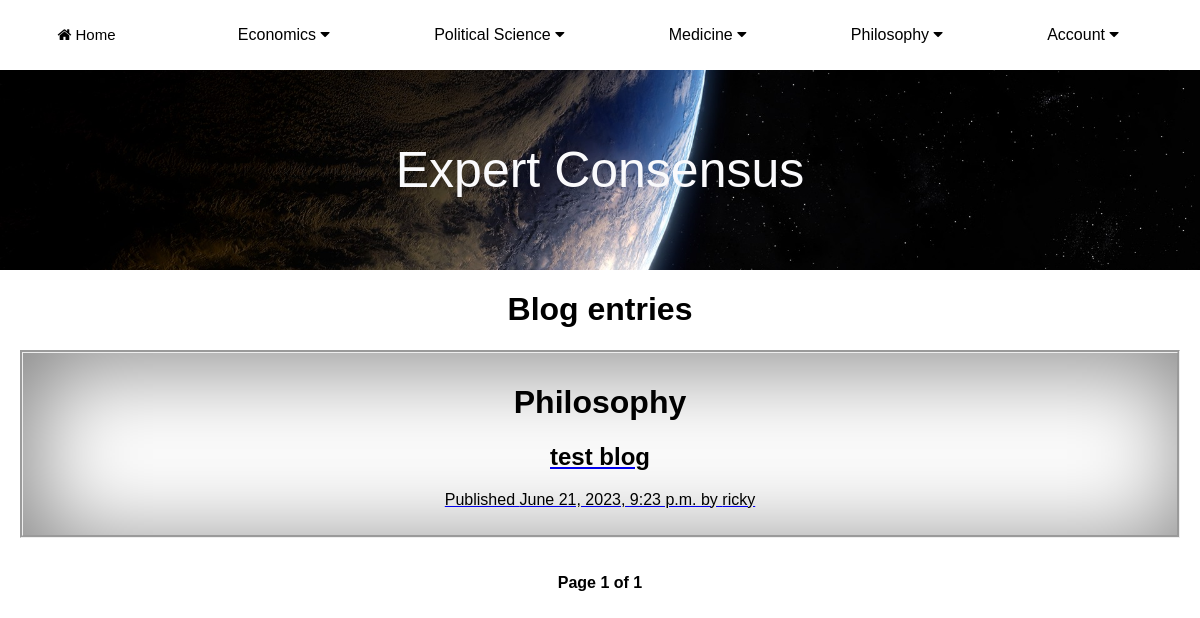
The page /MainApp/philosophy/ (signed in) on the database its author committed.
### MainApp/models.py (models this page shows, shortened)
class Post(models.Model):
    class Status(models.TextChoices):
        DRAFT = 'DF', 'Draft'
        PUBLISHED = 'PB', 'Published'
    title = models.CharField(max_length=255)
    header_image = models.ImageField(null=True, blank=True, upload_to="images/profile/")
    author = models.ForeignKey(User, on_delete=models.CASCADE, related_name='blog_posts')
    slug = models.SlugField(max_length=255, unique_for_date='publish')
    body = RichTextField(blank=True, null=True)
    publish = models.DateTimeField(default=timezone.now)
    created = models.DateTimeField(auto_now_add=True)
    updated = models.DateTimeField(auto_now=True)
    status = models.CharField(max_length=2, choices=Status.choices, default=Status.DRAFT)
    category = models.ForeignKey(Category, on_delete=models.CASCADE, related_name="posts")
    objects = models.Manager()
    published = PublishedManager()
    class Meta:
        ordering = ['-publish']
        indexes = [models.Index(fields=['-publish']),]

class Category(models.Model):
    category = models.CharField(max_length=255)
    class Meta:
        verbose_name_plural = "Categories"
    def __str__(self):
        return self.category

### MainApp/views.py (the view, shortened to what this page needs)
# urls.py: 2. Add a URL to urlpatterns:  path('', views.home, name='home')
def home(request):
    requested_url = request.path
    if request.user.is_authenticated:
        form = NoteForm(request.POST or None)
        followed_profiles = request.user.profile.follows.all()
        print("FOLLOWING: ",followed_profiles)
        current_user = request.user
        print("URL is......",requested_url)
        home = Post.published.all()
        notes = Note.objects.filter(profile__in=followed_profiles)
        paginator = Paginator(home,2)
        page_number = request.GET.get('page', 1)
        try:
            posts = paginator.page(page_number)
        except PageNotAnInteger:
            posts = paginator.page(1)
        except EmptyPage:
            posts = paginator.page(paginator.num_pages)
        if requested_url == "/MainApp/philosophy/":
            return render(request, 'MainApp/post/philosophy_blog.html', {'posts': posts})
        elif requested_url == "/MainApp/economics/":
            return render(request, 'MainApp/post/economics.html', {'posts': posts})
        else:
            return render(request, 'MainApp/post/list.html', {'notes': notes, "form":form})
    else:
        return render(request, 'MainApp/post/list.html')

### MainApp/models.py (called while the page is built)
    def get_queryset(self):
        return super().get_queryset().filter(status=Post.Status.PUBLISHED)

    def __str__(self):
        return f"{self.user.username}"

### MainApp/templates/MainApp/post/philosophy_blog.html (shortened to what this page needs)
{% extends "MainApp/base.html" %}
{% block content %}
    <h1>Blog entries</h1>
        {% for post in posts %}
            {% if post.category.category == "Philosophy" %}
            <div id="post_list">
            <h1>{{ post.category }}</h1>
                <a href="{% url 'MainApp:post_detail' post.pk %}">
                <h2 id="post_title">
                        {{ post.title }}
                </h2>
                <div id="post_info">
                <p class="date">
                    Published {{ post.publish }} by {{ post.author }}
                </p>
                </div>
                </a>
                </div>
            {% endif %}
        {% endfor %}
{% include "pagination.html" with page=posts %}
{% endblock %}

### MainApp/static/style.css (style rules this page uses)
body { margin: 0; padding: 0; background: white; font-family: arial; }
#post_info { text-align: center; color:white; }
#post_title { text-align: center; color: black; }
#post_list { background-color: white; color: black; border-style: groove; block-size: auto; padding: 10px; margin-left: 20px; margin-right: 20px; box-shadow: 10px 10px 100px grey inset; }
p { color: black; text-align: center; }
h1 { color: black; text-align: center; }

### rows shown on the page
Post: category "Philosophy", title "test blog", publish "June 21, 2023, 9:23 p.m.", author "ricky"

### other values the page prints
{{ page.number }} "1"
{{ page.paginator.num_pages }} "1"
